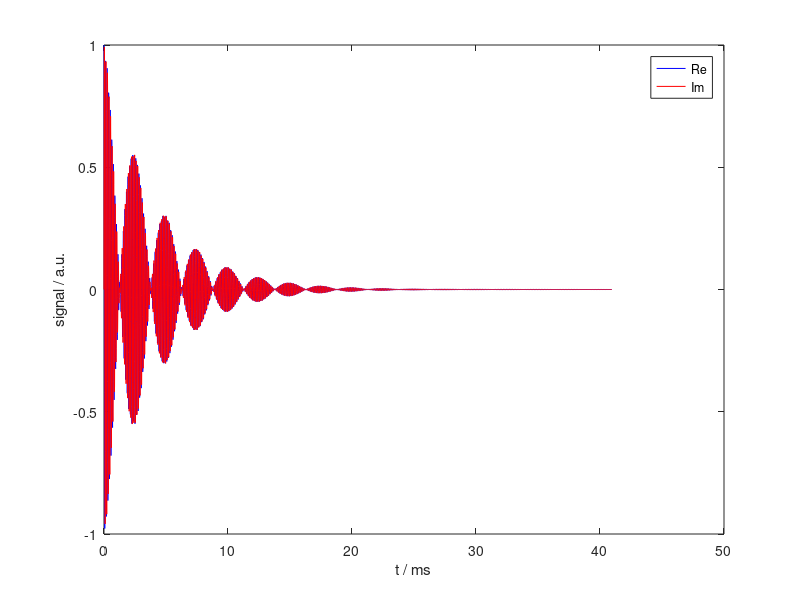
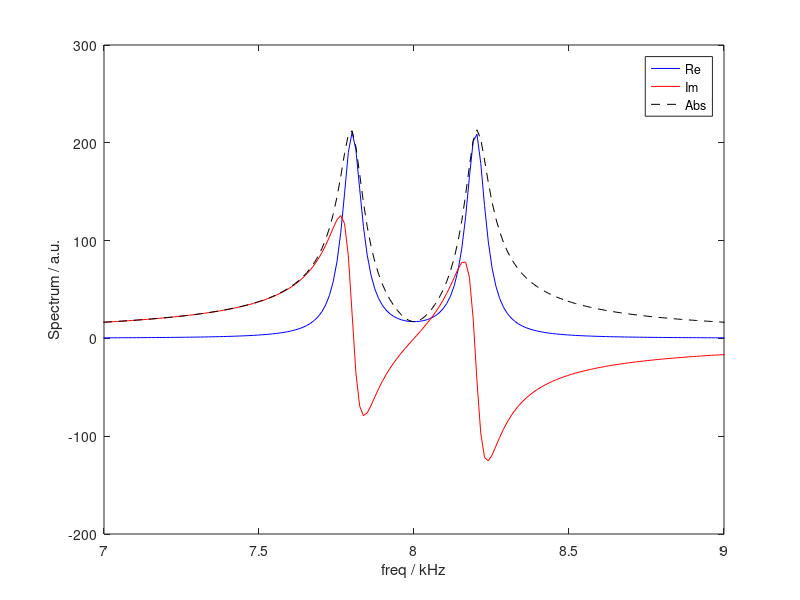

Write the MATLAB code that produced these figures, in order.
%% heteronuclear two-spin pulse acquire simulation in Liouville space, with random field relaxation
% Note: everything in SI units for clarity, frequncies in linear
% frequencies!


%% 1) clear workspace and close all figures
clear, close all

%% 2) build spin operator matrices
Ix = 1/2*[0 1; 1 0];
Iy = 1/2*[0 -1i; 1i 0];
Iz = 1/2*[1 0; 0 -1];
Ip = Ix+1i*Iy;
Im = Ix-1i*Iy;
Ia = [1 0; 0 0];
Ib = [0 0; 0 1];
E  = eye(2);

%construct spin operators in two-spin basis
I1x = kron(Ix,E);
I2x = kron(E,Ix);
I1y = kron(Iy,E);
I2y = kron(E,Iy);
I1z = kron(Iz,E);
I2z = kron(E,Iz);
I1p = kron(Ip,E);
I2p = kron(E,Ip);
I1m = kron(Im,E);
I2m = kron(E,Im);
I1a = kron(Ia,E);
I2a = kron(E,Ia);
I1b = kron(Ib,E);
I2b = kron(E,Ib);
E = eye(4);


%% 3) set Hamiltonian parameters and build the matrix
offset1 = 8e3; % offset 1
offset2 = -10e3; % offset 2
J = 400;

H0 = offset1*I1z + offset2*I2z + J*(I1z*I2z);

k_z_1 = 0.1e3;
k_xy_1 = 0.1e3;

T2_1=1/(k_xy_1+k_z_1);
T1_1=1/(2*k_xy_1);


k_xy_2 = 0.1*J;
k_z_2 = k_xy_2;

T2_2=1/(k_xy_2+k_z_2);
T1_2=1/(2*k_xy_2);

%% 4) set simulation parameters
rho0 = I1z; % starting density operator
pulseOp = I1y; % pulse operator
detOp = I1x + 1i*I1y; % detection operator
% detOp = Iz; % detection operator

rho_eq = I1z;

dt = 10e-6; % sampling step, "dwell time"
nPoints = 1024*4; % length of acquisition
t = (0:dt:(nPoints-1)*dt); % time vector

sig = zeros(1,nPoints); % pre-allocation of signal vector

%% 5) acutal simulation

%convert everything to Liouville space
H0_L = kron(H0,E)-kron(E,transpose(H0));
rho0_L = reshape(transpose(rho0),[],1);
pulseOp_L = kron(pulseOp,E)-kron(E,transpose(pulseOp));
detOp_L = reshape(transpose(detOp),[],1);
rho_eq_L = reshape(transpose(rho_eq),[],1);


I1x_doub_comm = (kron(I1x,E)-kron(E,transpose(I1x)))^2;
I1y_doub_comm = (kron(I1y,E)-kron(E,transpose(I1y)))^2;
I1z_doub_comm = (kron(I1z,E)-kron(E,transpose(I1z)))^2;

I2x_doub_comm = (kron(I2x,E)-kron(E,transpose(I2x)))^2;
I2y_doub_comm = (kron(I2y,E)-kron(E,transpose(I2y)))^2;
I2z_doub_comm = (kron(I2z,E)-kron(E,transpose(I2z)))^2;

%generate Relaxation superoperator
R = k_z_1*(I1z_doub_comm)+k_xy_1*(I1x_doub_comm+I1y_doub_comm)...
   +k_z_2*(I2z_doub_comm)+k_xy_2*(I2x_doub_comm+I2y_doub_comm);


% start sim
rho_L = rho0_L;

% apply pulse propagator to initial density operator
Upulse_L = expm(-1i*pi/2*pulseOp_L);
rho_L = Upulse_L*rho_L;

% build propagator of free evolution, and acquire
U0_L = expm(-1i*2*pi*H0_L*dt-R*dt);

for it = 1:nPoints
   sig(it)= rho_L'*detOp_L; % detect
   rho_L = rho_eq_L+U0_L*(rho_L-rho_eq_L); % propagation
end



%% 6) plot real and imaginary part, and relaxation on top
figure(1)
title('raw signal')
clf
hold on
plot(t*1e3,real(sig),'b');
plot(t*1e3,imag(sig),'r');

% plot(t*1e3,exp(-R2_1*t),'k');

xlabel('t / ms')
ylabel('signal / a.u.')
box on
legend('Re','Im')



%% 7) apodize, i.e. multiply with window function
twin = Inf; %apodization parameter
win = exp(-t/twin);

%apply window to signal
sig_apo = sig.*win;

%% 8) Fourier transform with Zero-filling, construction of frequency vector

%fft with zerofilling two twice the original points
sig_apo(1)=sig_apo(1)/2;
spec = fftshift(fft(sig_apo,2*nPoints));

%frequency vector
N=numel(spec);
nyqFreq = 1/(2*dt);
unitAxis = 2/N * ((0:N-1)-fix(N/2));
freq = nyqFreq * unitAxis;

figure(3)
title('spectrum')
clf
hold on
plot(freq/1e3,real(spec),'b');
plot(freq/1e3,imag(spec),'r');
plot(freq/1e3,abs(spec),'--k');
xlabel('freq / kHz')
ylabel('Spectrum / a.u.')
box on
legend('Re','Im','Abs')

xlim(offset1/1e3+[-1 1])


%% 9) Basis Transformation

%construct the full spherical Basis
clear B
B(:,1)=reshape(transpose(E),[],1);            
B(:,2)=reshape(transpose(I1z),[],1);            
B(:,3)=reshape(transpose(I2z),[],1);            
B(:,4)=reshape(transpose(I1z*I2z),[],1);      
B(:,5)=reshape(transpose(I1x),[],1);        
B(:,6)=reshape(transpose(I2x),[],1);
B(:,7)=reshape(transpose(I1y),[],1);     
B(:,8)=reshape(transpose(I2y),[],1); 
B(:,9)=reshape(transpose(I1x*I2z),[],1);     
B(:,10)=reshape(transpose(I1z*I2x),[],1);
B(:,11)=reshape(transpose(I1y*I2z),[],1);
B(:,12)=reshape(transpose(I1z*I2y),[],1);
B(:,13)=reshape(transpose(I1x*I2x),[],1);
B(:,14)=reshape(transpose(I1y*I2y),[],1);
B(:,15)=reshape(transpose(I1x*I2y),[],1);
B(:,16)=reshape(transpose(I1y*I2x),[],1);

% normalize Eigenvectors
for ii=1:size(B,1)
    B(ii,:)=B(ii,:)/norm(B(ii,:));
end

%check that B is unitary
B*B';

%convert to spherical tensor basis
H0_L_B = B'*H0_L*B;
rho0_L_B = B'*rho0_L;
pulseOp_L_B = B'*pulseOp_L*B;
detOp_L_B = B'*detOp_L;
rho_eq_L_B = B'*rho_eq_L;
R_B=B'*R*B;